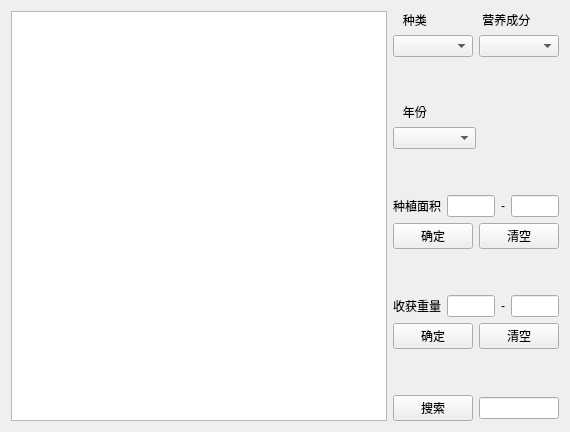
      <widget class="QWidget" name="tab">
       <attribute name="icon">
        <iconset>
         <normaloff>C:/Users/86134/Downloads/QT_project_Vegetable_management_system-master/QT_project_Vegetable_management_system-master/images/table.png</normaloff>C:/Users/86134/Downloads/QT_project_Vegetable_management_system-master/QT_project_Vegetable_management_system-master/images/table.png</iconset>
       </attribute>
       <attribute name="title">
        <string>表格</string>
       </attribute>
       <layout class="QHBoxLayout" name="horizontalLayout_2">
        <item>
         <layout class="QHBoxLayout" name="horizontalLayout_5" stretch="3,1">
          <item>
           <widget class="QTableView" name="tableView"/>
          </item>
          <item>
           <layout class="QVBoxLayout" name="verticalLayout">
            <item>
             <layout class="QHBoxLayout" name="horizontalLayout_3">
              <item>
               <layout class="QVBoxLayout" name="verticalLayout_2">
                <item>
                 <widget class="QLabel" name="label_kind">
                  <property name="text">
                   <string>   种类</string>
                  </property>
                 </widget>
                </item>
                <item>
                 <widget class="QComboBox" name="comboBoxKind"/>
                </item>
               </layout>
              </item>
              <item>
               <layout class="QVBoxLayout" name="verticalLayout_3">
                <item>
                 <widget class="QLabel" name="label_info">
                  <property name="text">
                   <string> 营养成分</string>
                  </property>
                 </widget>
                </item>
                <item>
                 <widget class="QComboBox" name="comboBoxInfo"/>
                </item>
               </layout>
              </item>
             </layout>
            </item>
            <item>
             <spacer name="verticalSpacer_4">
              <property name="orientation">
               <enum>Qt::Vertical</enum>
              </property>
              <property name="sizeHint" stdset="0">
               <size>
                <width>20</width>
                <height>40</height>
               </size>
              </property>
             </spacer>
            </item>
            <item>
             <layout class="QHBoxLayout" name="horizontalLayout_4" stretch="1,1">
              <item>
               <layout class="QVBoxLayout" name="verticalLayout_4" stretch="0,0">
                <item>
                 <widget class="QLabel" name="label_2">
                  <property name="text">
                   <string>   年份</string>
                  </property>
                 </widget>
                </item>
                <item>
                 <widget class="QComboBox" name="comboBoxYear"/>
                </item>
               </layout>
              </item>
              <item>
               <spacer name="horizontalSpacer">
                <property name="orientation">
                 <enum>Qt::Horizontal</enum>
                </property>
                <property name="sizeHint" stdset="0">
                 <size>
                  <width>40</width>
                  <height>20</height>
                 </size>
                </property>
               </spacer>
              </item>
             </layout>
            </item>
            <item>
             <spacer name="verticalSpacer_3">
              <property name="orientation">
               <enum>Qt::Vertical</enum>
              </property>
              <property name="sizeHint" stdset="0">
               <size>
                <width>20</width>
                <height>40</height>
               </size>
              </property>
             </spacer>
            </item>
            <item>
             <layout class="QHBoxLayout" name="horizontalLayout_area">
              <item>
               <widget class="QLabel" name="label_area">
                <property name="text">
                 <string>种植面积</string>
                </property>
               </widget>
              </item>
              <item>
               <widget class="QLineEdit" name="lineEdit_area_min"/>
              </item>
              <item>
               <widget class="QLabel" name="label_nothing1">
                <property name="text">
                 <string>-</string>
                </property>
               </widget>
              </item>
              <item>
               <widget class="QLineEdit" name="lineEdit_area_max"/>
              </item>
             </layout>
            </item>
            <item>
             <layout class="QHBoxLayout" name="horizontalLayout_6">
              <item>
               <widget class="QPushButton" name="pushButton_area_yes">
                <property name="text">
                 <string>确定</string>
                </property>
               </widget>
              </item>
              <item>
               <widget class="QPushButton" name="pushButton_area_clear">
                <property name="text">
                 <string>清空</string>
                </property>
               </widget>
              </item>
             </layout>
            </item>
            <item>
             <spacer name="verticalSpacer_2">
              <property name="orientation">
               <enum>Qt::Vertical</enum>
              </property>
              <property name="sizeHint" stdset="0">
               <size>
                <width>20</width>
                <height>40</height>
               </size>
              </property>
             </spacer>
            </item>
            <item>
             <layout class="QHBoxLayout" name="horizontalLayout_weight">
              <item>
               <widget class="QLabel" name="label_weight">
                <property name="text">
                 <string>收获重量</string>
                </property>
               </widget>
              </item>
              <item>
               <widget class="QLineEdit" name="lineEdit_weight_min"/>
              </item>
              <item>
               <widget class="QLabel" name="label_nothing2">
                <property name="text">
                 <string>-</string>
                </property>
               </widget>
              </item>
              <item>
               <widget class="QLineEdit" name="lineEdit_weight_max"/>
              </item>
             </layout>
            </item>
            <item>
             <layout class="QHBoxLayout" name="horizontalLayout_7">
              <item>
               <widget class="QPushButton" name="pushButton_weight_yes">
                <property name="text">
                 <string>确定</string>
                </property>
               </widget>
              </item>
              <item>
               <widget class="QPushButton" name="pushButton_weight_clear">
                <property name="text">
                 <string>清空</string>
                </property>
               </widget>
              </item>
             </layout>
            </item>
            <item>
             <spacer name="verticalSpacer">
              <property name="orientation">
               <enum>Qt::Vertical</enum>
              </property>
              <property name="sizeHint" stdset="0">
               <size>
                <width>20</width>
                <height>40</height>
               </size>
              </property>
             </spacer>
            </item>
            <item>
             <layout class="QHBoxLayout" name="horizontalLayout_8">
              <item>
               <widget class="QPushButton" name="pushButton_search_engine">
                <property name="text">
                 <string>搜索</string>
                </property>
               </widget>
              </item>
              <item>
               <widget class="QLineEdit" name="lineEdit"/>
              </item>
             </layout>
            </item>
           </layout>
          </item>
         </layout>
        </item>
       </layout>
      </widget>
